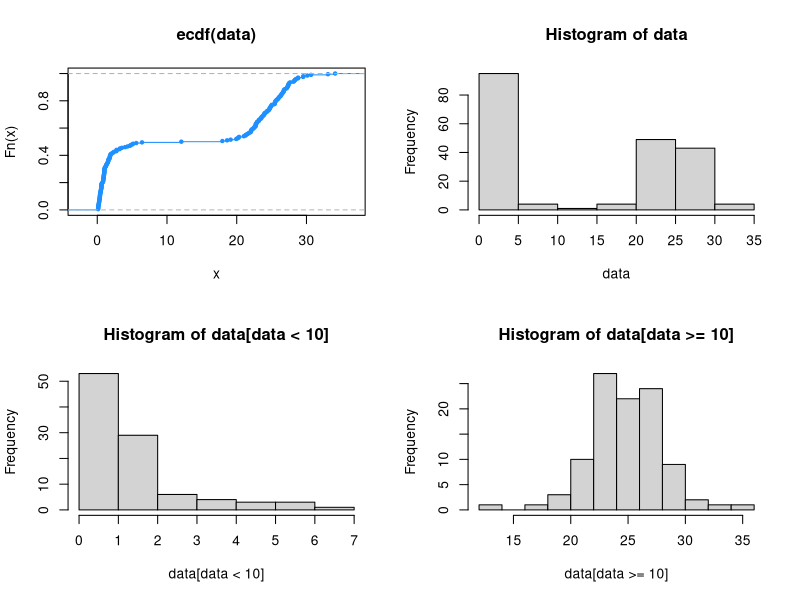
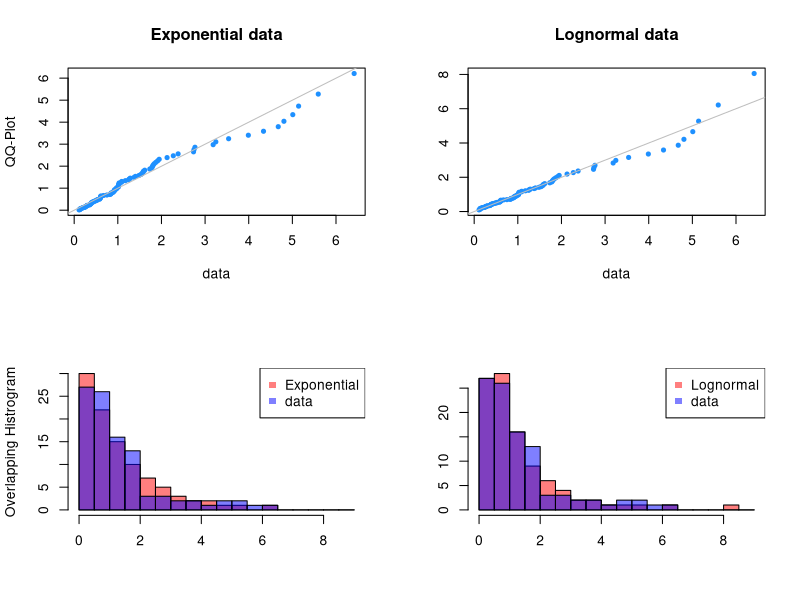

R code for these plots, in order:
analyze_data <- function(data){

  # Exploratory analysis shows that data might be a mixture of two distributions,
  # one with values in [0,10] and the other one which looks gaussian with mean ~25.
  # Because we excpect small values the latter one is the contamination.
  par(mfrow=c(2,2))
  plot(ecdf(data), col="dodgerblue", pch=20)
  hist(data)
  hist(data[data < 10])
  hist(data[data >= 10])
  
  # Only uncorupted data
  data = data[data < 10]
  n = length(data)
  
  # MLEs for lognormal and exp distributions
  log_mean = mean(log(data))
  log_sd = sd(log(data))
  exp_lam = 1 / mean(data)
  
  # Samples of the distributions (we used the quantiles to get a better, representative sample)
  # set.seed(10)
  # log_data = exp(rnorm(n, mean=log_mean, sd=log_sd))
  # exp_data = rexp(n, rate=exp_lam)
  levels = seq(0, 1, length.out=n+2)[1:n+1]
  log_q = exp(qnorm(levels, mean=log_mean, sd=log_sd))
  exp_q = qexp(levels, rate=exp_lam)
  
  # Visual analysis shows that the lognormal data fits a bit better to the data,
  # although both seem to be a good fit
  par(mfrow=c(2,2))
  # QQ-Plots
  qqplot(data, exp_q, col="dodgerblue", pch=20, main="Exponential data", ylab="QQ-Plot")
  abline(a=0, b=1, col="grey")
  qqplot(data, log_q, col="dodgerblue", pch=20, main="Lognormal data", ylab="")
  abline(a=0, b=1, col="grey")
  # (overlapping) histograms
  bins = seq(0, ceiling(max(c(data, log_q, exp_q))), 0.5)
  hist(exp_q, col=rgb(1,0,0,0.5), breaks=bins, main="", xlab="", ylab="Overlapping Histrogram")
  hist(data, col=rgb(0,0,1,0.5), breaks=bins, add=TRUE)
  legend("topright", legend=c("Exponential", "data"),
         col=c(rgb(1,0,0, 0.5), rgb(0,0,1, 0.5)), pch=c(15,15), cex=c(1,1))
  hist(log_q, col=rgb(1,0,0,0.5), breaks=bins, main="", xlab="", ylab="")
  hist(data, col=rgb(0,0,1,0.5), breaks=bins, add=TRUE)
  legend("topright", legend=c("Lognormal", "data"),
         col=c(rgb(1,0,0, 0.5), rgb(0,0,1, 0.5)), pch=c(15,15), cex=c(1,1))
  
  # chi-square goodness-of-fit test
  ind = c(0)
  Zs = c()
  p_logs = c()
  p_exps = c()
  Z = 0
  p_log = 0
  p_exp = 0
  for(i in seq(0, 9.5, 0.5)){
    # Extend interval
    p_log = p_log + pnorm(log(i+0.5), mean=log_mean, sd=log_sd) - pnorm(log(i), mean=log_mean, sd=log_sd)
    p_exp = p_exp + pexp(i+0.5, rate=exp_lam) - pexp(i, rate=exp_lam)
    Z = Z + sum(data >= i & data < i + 0.5)
    # Rule of thumb: np > 5
    if(n * min(p_exp, p_log) > 5){
      ind = c(ind, i + 0.5)
      Zs = c(Zs, Z)
      p_logs = c(p_logs, n * p_log)
      p_exps = c(p_exps, n * p_exp)
      Z = 0
      p_log = 0
      p_exp = 0
    }
  }
  # Rest
  ind = c(ind, Inf)
  Zs = c(Zs, n - sum(Zs))
  p_logs = c(p_logs, n - sum(p_logs))
  p_exps = c(p_exps, n - sum(p_exps))
  
  # Output results
  cat("interval  |")
  for(i in 2:length(ind)){
    cat(sprintf(" [%.1f, %.1f]", ind[i-1], ind[i]))
  }
  cat("\n")
  caption = c("Z        ", "np (logn)", "np (exp) ")
  vals = list(Zs, p_logs, p_exps)
  for(i in 1:3){
    cat(caption[i], "| ")
    for(v in vals[i]){
      cat(sprintf("%10.2f", v))
    }
    cat("\n")
  }
  cat("\n")
  
  # test statistic
  chi_log = 0
  chi_exp = 0
  N = length(Zs)
  for(i in 1:N){
    chi_log = chi_log + (Zs[i] - p_logs[i])^2 / p_logs[i]
    chi_exp = chi_exp + (Zs[i] - p_exps[i])^2 / p_exps[i]
  }
  
  test <- function(label, chi, q){
    qu = qchisq(0.95, N-q-1)
    p = pchisq(chi, N-q-1)
    cat(sprintf("%s chi = %5.2f, quantile = %5.2f, p-value = %4.2f\n", label, chi, qu, p))
    if(chi < qu){
      cat("No evidence for unfitness of distribution.\n")
    }
    else{
      cat("Null rejected, evidence sugests distribution does not match.\n")
    }
  }
  
  test("logn:", chi_log, 2)
  test("exp: ", chi_exp, 1)
  
  # test from library (with wrong df)
  # chisq.test(Zs, p=p_logs/n)
  # chisq.test(Zs, p=p_exps/n)
}

data = read.csv("Sheet_10/measurement.csv")$data
analyze_data(data)